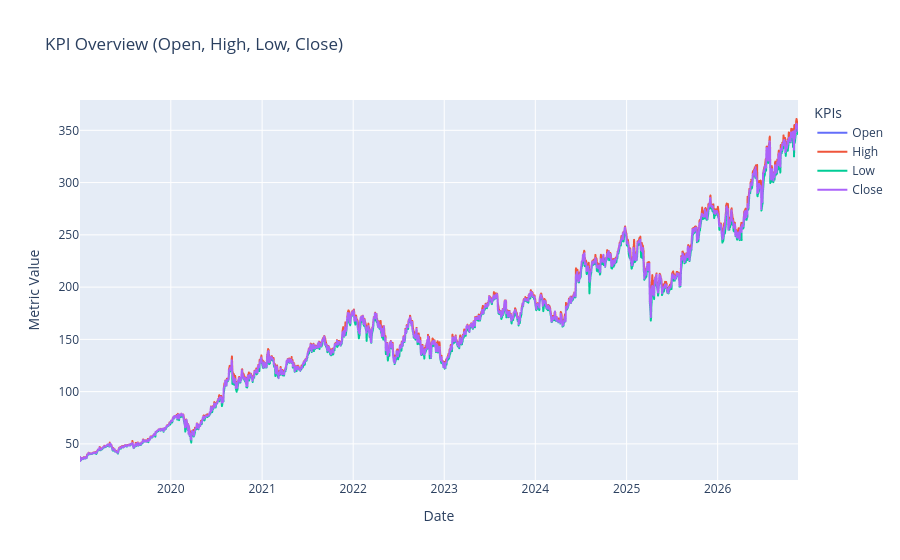

Here is the notebook cell this chart was saved with:
### Code cell
# =========================================================
# Visual EDA: KPI Trends & Correlation Heatmap
# =========================================================

# Exclude non-numeric fields for visuals
exclude_cols = {"date", "store_nbr", "state", "type", "cluster"}
numeric_cols = [c for c in df_raw.columns if c not in exclude_cols and pd.api.types.is_numeric_dtype(df_raw[c])]

# --- Plot KPI Time Series (Plotly) ---
if "date" in df_raw.columns and numeric_cols:
    top_kpis = numeric_cols[:4]  # limit to 4 KPIs to avoid clutter
    fig = px.line(
        df_raw.sort_values("date"),
        x="date",
        y=top_kpis,
        title=f"KPI Overview ({', '.join(top_kpis)})",
        labels={"value": "Metric Value", "date": "Date"},
    )
    fig.update_layout(legend_title_text="KPIs")
    fig.show()
else:
    print("⚠️ Skipping time series plot (need 'date' + numeric columns).")

# --- Correlation Heatmap (Seaborn) ---
if len(numeric_cols) >= 2:
    plt.figure(figsize=(6, 4))
    sns.heatmap(df_raw[numeric_cols].corr(), annot=True, fmt=".2f", cmap="Blues")
    plt.title("Correlation Heatmap between KPIs")
    plt.tight_layout()
    plt.show()
else:
    print("⚠️ Not enough numeric columns for correlation heatmap.")

### Figure 1 — Plotly figure (JSON) as saved in the notebook; plotly's stock layout.template omitted (floating-point values rounded to 4 significant figures; data arrays with more than 128 entries replaced by an {"elided": "..."} marker saying what was removed)
{"data": [{"hovertemplate": "variable=Open<br>Date=%{x}<br>Metric Value=%{y}<extra></extra>", "legendgroup": "Open", "line": {"color": "#636efa", "dash": "solid"}, "marker": {"symbol": "circle"}, "mode": "lines", "name": "Open", "showlegend": true, "type": "scattergl", "x": {"elided": "1983 str values"}, "xaxis": "x", "y": {"elided": "1983 float values"}, "yaxis": "y"}, {"hovertemplate": "variable=High<br>Date=%{x}<br>Metric Value=%{y}<extra></extra>", "legendgroup": "High", "line": {"color": "#EF553B", "dash": "solid"}, "marker": {"symbol": "circle"}, "mode": "lines", "name": "High", "showlegend": true, "type": "scattergl", "x": {"elided": "1983 str values"}, "xaxis": "x", "y": {"elided": "1983 float values"}, "yaxis": "y"}, {"hovertemplate": "variable=Low<br>Date=%{x}<br>Metric Value=%{y}<extra></extra>", "legendgroup": "Low", "line": {"color": "#00cc96", "dash": "solid"}, "marker": {"symbol": "circle"}, "mode": "lines", "name": "Low", "showlegend": true, "type": "scattergl", "x": {"elided": "1983 str values"}, "xaxis": "x", "y": {"elided": "1983 float values"}, "yaxis": "y"}, {"hovertemplate": "variable=Close<br>Date=%{x}<br>Metric Value=%{y}<extra></extra>", "legendgroup": "Close", "line": {"color": "#ab63fa", "dash": "solid"}, "marker": {"symbol": "circle"}, "mode": "lines", "name": "Close", "showlegend": true, "type": "scattergl", "x": {"elided": "1983 str values"}, "xaxis": "x", "y": {"elided": "1983 float values"}, "yaxis": "y"}], "layout": {"legend": {"title": {"text": "KPIs"}, "tracegroupgap": 0}, "title": {"text": "KPI Overview (Open, High, Low, Close)"}, "xaxis": {"anchor": "y", "domain": [0, 1], "title": {"text": "Date"}}, "yaxis": {"anchor": "x", "domain": [0, 1], "title": {"text": "Metric Value"}}}}
